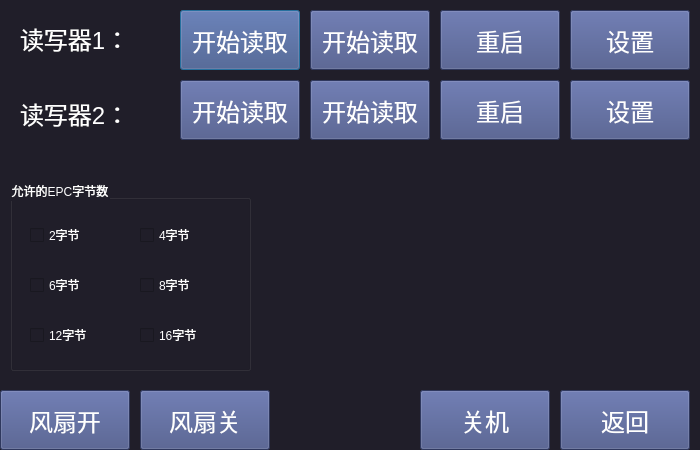
<?xml version="1.0" encoding="UTF-8"?>
<ui version="4.0">
 <class>operateDialog</class>
 <widget class="QDialog" name="operateDialog">
  <property name="geometry">
   <rect>
    <x>0</x>
    <y>0</y>
    <width>700</width>
    <height>450</height>
   </rect>
  </property>
  <property name="sizePolicy">
   <sizepolicy hsizetype="Preferred" vsizetype="Preferred">
    <horstretch>0</horstretch>
    <verstretch>0</verstretch>
   </sizepolicy>
  </property>
  <property name="minimumSize">
   <size>
    <width>30</width>
    <height>30</height>
   </size>
  </property>
  <property name="windowTitle">
   <string>操作</string>
  </property>
  <property name="styleSheet">
   <string notr="true">background-color: rgb(32, 30, 41);
color: rgb(255, 255, 255);</string>
  </property>
  <widget class="QPushButton" name="readControlBtn1Start">
   <property name="geometry">
    <rect>
     <x>180</x>
     <y>10</y>
     <width>120</width>
     <height>60</height>
    </rect>
   </property>
   <property name="font">
    <font>
     <pointsize>18</pointsize>
     <weight>50</weight>
     <italic>false</italic>
     <bold>false</bold>
    </font>
   </property>
   <property name="focusPolicy">
    <enum>Qt::ClickFocus</enum>
   </property>
   <property name="styleSheet">
    <string notr="true">background-color: rgb(66, 79, 131);</string>
   </property>
   <property name="text">
    <string>开始读取</string>
   </property>
  </widget>
  <widget class="QPushButton" name="readControlBtn2Start">
   <property name="geometry">
    <rect>
     <x>180</x>
     <y>80</y>
     <width>120</width>
     <height>60</height>
    </rect>
   </property>
   <property name="font">
    <font>
     <pointsize>18</pointsize>
     <weight>50</weight>
     <italic>false</italic>
     <bold>false</bold>
    </font>
   </property>
   <property name="focusPolicy">
    <enum>Qt::ClickFocus</enum>
   </property>
   <property name="styleSheet">
    <string notr="true">background-color: rgb(66, 79, 131);</string>
   </property>
   <property name="text">
    <string>开始读取</string>
   </property>
  </widget>
  <widget class="QPushButton" name="returnBtn">
   <property name="geometry">
    <rect>
     <x>560</x>
     <y>390</y>
     <width>130</width>
     <height>60</height>
    </rect>
   </property>
   <property name="font">
    <font>
     <pointsize>18</pointsize>
     <weight>50</weight>
     <italic>false</italic>
     <bold>false</bold>
    </font>
   </property>
   <property name="focusPolicy">
    <enum>Qt::ClickFocus</enum>
   </property>
   <property name="styleSheet">
    <string notr="true">background-color: rgb(66, 79, 131);</string>
   </property>
   <property name="text">
    <string>返回</string>
   </property>
  </widget>
  <widget class="QPushButton" name="shutdownBtn">
   <property name="geometry">
    <rect>
     <x>420</x>
     <y>390</y>
     <width>130</width>
     <height>60</height>
    </rect>
   </property>
   <property name="font">
    <font>
     <pointsize>18</pointsize>
     <weight>50</weight>
     <italic>false</italic>
     <bold>false</bold>
    </font>
   </property>
   <property name="focusPolicy">
    <enum>Qt::ClickFocus</enum>
   </property>
   <property name="styleSheet">
    <string notr="true">background-color: rgb(66, 79, 131);</string>
   </property>
   <property name="text">
    <string>关机</string>
   </property>
  </widget>
  <widget class="QPushButton" name="fanControlBtn_on">
   <property name="geometry">
    <rect>
     <x>0</x>
     <y>390</y>
     <width>130</width>
     <height>60</height>
    </rect>
   </property>
   <property name="font">
    <font>
     <pointsize>18</pointsize>
     <weight>50</weight>
     <italic>false</italic>
     <bold>false</bold>
    </font>
   </property>
   <property name="focusPolicy">
    <enum>Qt::ClickFocus</enum>
   </property>
   <property name="styleSheet">
    <string notr="true">background-color: rgb(66, 79, 131);</string>
   </property>
   <property name="text">
    <string>风扇开</string>
   </property>
  </widget>
  <widget class="QPushButton" name="fanControlBtn_off">
   <property name="geometry">
    <rect>
     <x>140</x>
     <y>390</y>
     <width>130</width>
     <height>60</height>
    </rect>
   </property>
   <property name="font">
    <font>
     <pointsize>18</pointsize>
     <weight>50</weight>
     <italic>false</italic>
     <bold>false</bold>
    </font>
   </property>
   <property name="focusPolicy">
    <enum>Qt::ClickFocus</enum>
   </property>
   <property name="styleSheet">
    <string notr="true">background-color: rgb(66, 79, 131);</string>
   </property>
   <property name="text">
    <string>风扇关</string>
   </property>
  </widget>
  <widget class="QPushButton" name="readerRebootBtn1">
   <property name="geometry">
    <rect>
     <x>440</x>
     <y>10</y>
     <width>120</width>
     <height>60</height>
    </rect>
   </property>
   <property name="font">
    <font>
     <pointsize>18</pointsize>
     <weight>50</weight>
     <italic>false</italic>
     <bold>false</bold>
    </font>
   </property>
   <property name="focusPolicy">
    <enum>Qt::ClickFocus</enum>
   </property>
   <property name="styleSheet">
    <string notr="true">background-color: rgb(66, 79, 131);</string>
   </property>
   <property name="text">
    <string>重启</string>
   </property>
  </widget>
  <widget class="QPushButton" name="readerRebootBtn2">
   <property name="geometry">
    <rect>
     <x>440</x>
     <y>80</y>
     <width>120</width>
     <height>60</height>
    </rect>
   </property>
   <property name="font">
    <font>
     <pointsize>18</pointsize>
     <weight>50</weight>
     <italic>false</italic>
     <bold>false</bold>
    </font>
   </property>
   <property name="focusPolicy">
    <enum>Qt::ClickFocus</enum>
   </property>
   <property name="styleSheet">
    <string notr="true">background-color: rgb(66, 79, 131);</string>
   </property>
   <property name="text">
    <string>重启</string>
   </property>
  </widget>
  <widget class="QLabel" name="label">
   <property name="geometry">
    <rect>
     <x>20</x>
     <y>15</y>
     <width>116</width>
     <height>46</height>
    </rect>
   </property>
   <property name="font">
    <font>
     <pointsize>18</pointsize>
     <weight>50</weight>
     <italic>false</italic>
     <bold>false</bold>
    </font>
   </property>
   <property name="text">
    <string>读写器1：</string>
   </property>
  </widget>
  <widget class="QLabel" name="label_2">
   <property name="geometry">
    <rect>
     <x>20</x>
     <y>90</y>
     <width>116</width>
     <height>46</height>
    </rect>
   </property>
   <property name="font">
    <font>
     <pointsize>18</pointsize>
     <weight>50</weight>
     <italic>false</italic>
     <bold>false</bold>
    </font>
   </property>
   <property name="text">
    <string>读写器2：</string>
   </property>
  </widget>
  <widget class="QLabel" name="label_info">
   <property name="geometry">
    <rect>
     <x>330</x>
     <y>165</y>
     <width>311</width>
     <height>21</height>
    </rect>
   </property>
   <property name="layoutDirection">
    <enum>Qt::LeftToRight</enum>
   </property>
   <property name="text">
    <string/>
   </property>
   <property name="alignment">
    <set>Qt::AlignCenter</set>
   </property>
  </widget>
  <widget class="QPushButton" name="readerSetBtn2">
   <property name="geometry">
    <rect>
     <x>570</x>
     <y>80</y>
     <width>120</width>
     <height>60</height>
    </rect>
   </property>
   <property name="font">
    <font>
     <pointsize>18</pointsize>
     <weight>50</weight>
     <italic>false</italic>
     <bold>false</bold>
    </font>
   </property>
   <property name="focusPolicy">
    <enum>Qt::ClickFocus</enum>
   </property>
   <property name="styleSheet">
    <string notr="true">background-color: rgb(66, 79, 131);</string>
   </property>
   <property name="text">
    <string>设置</string>
   </property>
  </widget>
  <widget class="QPushButton" name="readerSetBtn1">
   <property name="geometry">
    <rect>
     <x>570</x>
     <y>10</y>
     <width>120</width>
     <height>60</height>
    </rect>
   </property>
   <property name="font">
    <font>
     <pointsize>18</pointsize>
     <weight>50</weight>
     <italic>false</italic>
     <bold>false</bold>
    </font>
   </property>
   <property name="focusPolicy">
    <enum>Qt::ClickFocus</enum>
   </property>
   <property name="styleSheet">
    <string notr="true">background-color: rgb(66, 79, 131);</string>
   </property>
   <property name="text">
    <string>设置</string>
   </property>
  </widget>
  <widget class="QGroupBox" name="groupBox">
   <property name="geometry">
    <rect>
     <x>10</x>
     <y>180</y>
     <width>241</width>
     <height>191</height>
    </rect>
   </property>
   <property name="title">
    <string>允许的EPC字节数</string>
   </property>
   <widget class="QCheckBox" name="checkBox_2Byte">
    <property name="geometry">
     <rect>
      <x>20</x>
      <y>40</y>
      <width>78</width>
      <height>30</height>
     </rect>
    </property>
    <property name="text">
     <string>2字节</string>
    </property>
    <property name="iconSize">
     <size>
      <width>50</width>
      <height>40</height>
     </size>
    </property>
   </widget>
   <widget class="QCheckBox" name="checkBox_12Byte">
    <property name="geometry">
     <rect>
      <x>20</x>
      <y>140</y>
      <width>87</width>
      <height>30</height>
     </rect>
    </property>
    <property name="text">
     <string>12字节</string>
    </property>
    <property name="iconSize">
     <size>
      <width>50</width>
      <height>40</height>
     </size>
    </property>
   </widget>
   <widget class="QCheckBox" name="checkBox_16Byte">
    <property name="geometry">
     <rect>
      <x>130</x>
      <y>140</y>
      <width>87</width>
      <height>30</height>
     </rect>
    </property>
    <property name="text">
     <string>16字节</string>
    </property>
    <property name="iconSize">
     <size>
      <width>50</width>
      <height>40</height>
     </size>
    </property>
   </widget>
   <widget class="QCheckBox" name="checkBox_6Byte">
    <property name="geometry">
     <rect>
      <x>20</x>
      <y>90</y>
      <width>78</width>
      <height>30</height>
     </rect>
    </property>
    <property name="text">
     <string>6字节</string>
    </property>
    <property name="iconSize">
     <size>
      <width>50</width>
      <height>40</height>
     </size>
    </property>
   </widget>
   <widget class="QCheckBox" name="checkBox_8Byte">
    <property name="geometry">
     <rect>
      <x>130</x>
      <y>90</y>
      <width>78</width>
      <height>30</height>
     </rect>
    </property>
    <property name="text">
     <string>8字节</string>
    </property>
    <property name="iconSize">
     <size>
      <width>50</width>
      <height>40</height>
     </size>
    </property>
   </widget>
   <widget class="QCheckBox" name="checkBox_4Byte">
    <property name="geometry">
     <rect>
      <x>130</x>
      <y>40</y>
      <width>78</width>
      <height>30</height>
     </rect>
    </property>
    <property name="text">
     <string>4字节</string>
    </property>
    <property name="iconSize">
     <size>
      <width>50</width>
      <height>40</height>
     </size>
    </property>
   </widget>
  </widget>
  <widget class="QPushButton" name="readControlBtn1Stop">
   <property name="geometry">
    <rect>
     <x>310</x>
     <y>10</y>
     <width>120</width>
     <height>60</height>
    </rect>
   </property>
   <property name="font">
    <font>
     <pointsize>18</pointsize>
     <weight>50</weight>
     <italic>false</italic>
     <bold>false</bold>
    </font>
   </property>
   <property name="focusPolicy">
    <enum>Qt::ClickFocus</enum>
   </property>
   <property name="styleSheet">
    <string notr="true">background-color: rgb(66, 79, 131);</string>
   </property>
   <property name="text">
    <string>开始读取</string>
   </property>
  </widget>
  <widget class="QPushButton" name="readControlBtn2Stop">
   <property name="geometry">
    <rect>
     <x>310</x>
     <y>80</y>
     <width>120</width>
     <height>60</height>
    </rect>
   </property>
   <property name="font">
    <font>
     <pointsize>18</pointsize>
     <weight>50</weight>
     <italic>false</italic>
     <bold>false</bold>
    </font>
   </property>
   <property name="focusPolicy">
    <enum>Qt::ClickFocus</enum>
   </property>
   <property name="styleSheet">
    <string notr="true">background-color: rgb(66, 79, 131);</string>
   </property>
   <property name="text">
    <string>开始读取</string>
   </property>
  </widget>
 </widget>
 <resources/>
 <connections>
  <connection>
   <sender>returnBtn</sender>
   <signal>clicked()</signal>
   <receiver>operateDialog</receiver>
   <slot>accept()</slot>
   <hints>
    <hint type="sourcelabel">
     <x>175</x>
     <y>179</y>
    </hint>
    <hint type="destinationlabel">
     <x>174</x>
     <y>107</y>
    </hint>
   </hints>
  </connection>
 </connections>
</ui>
